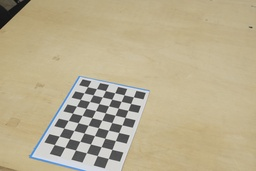
#> input picture Parte 11/Dataset4/im1.JPG, 256 x 171 px, shrunk from 1776 x 1184 before the run, given in place of im1.png, which was not available; the run also reads 1 picture not shown here
$ python lab3_atividade1.py
#> lines starting #> are read from the running program, lines starting #| are printed output that depends on the picture; after the words box and inside, x2 and y2 are one past the last pixel; in counts of white or black regions, pixels touching at a corner belong together; pictures that were not available may be replaced by others from this repository, and a replacement may not be noted
### lab03/visaoComputacional.py
import cv2
import numpy as np

# Limiarização global (conversao de imagem em escala de cinza para
# binaria). Algoritmo: compara cada pixel da imagem em escala de
# cinza com um limiar (definido pelo projetista). Se o valor do
# pixel na imagem em escala de cinza for maior do o limiar, na
# imagem binaria de saida eh atribuido a cor branca (255) no
# pixel correspondente. Caso contrario eh atruido preto (0).
# [154 lines left out: functions limiarizacao_global_1, limiarizacao_global_2, imhist, color2bin_1, color2bin_2, imresize and 1 more, not called in this run]


# Buffer simplificado para armazenar frames de vídeo
class videoBuffer:

    # [16 lines left out: functions __init__, insereFrame, not called in this run]

    def primeiroFrame(self):
        return self.buffer[:,:,self.inicio]

    def ultimoFrame(self):
        return self.buffer[:,:,self.final]

# [55 lines left out: functions gaussianKernel, escalaImagem, similaridade1, template_matching1, not called in this run]

def imreconstruction(Mask, Marker):

    # Operação morfológica de reconstrução
    num_pixels_brancos = 0
    kernel = np.ones((3,3), np.float32)

    # critério de parada: quando não houver mais alteração na imagem Marker
    while num_pixels_brancos != np.sum(Marker):
        num_pixels_brancos = np.sum(Marker)
        Marker = cv2.dilate(Marker, kernel, iterations=1)
        Marker = cv2.bitwise_and(Mask, Marker)

    return Marker

# [14 lines left out: function imfill, not called in this run]

def imclearboard(I):

    # imagem Marker
    Marker = I.copy()
    Marker[1:-1,1:-1] = 0

    I2 = imreconstruction(I, Marker)
    I3 = I - I2

    return I3

# [15 lines left out: function color_segmentation, not called in this run]


### lab03/lab3_atividade1.py
import cv2
from matplotlib import pyplot as plt
import numpy as np
import visaoComputacional as visco

# Parâmetros do código
imagem_entrada = './lab03/banco_de_imagens/im7.png'

def upq(I, p, q):

    c0 = centroide(I)
    xc, yc = c0

    y, x = np.where(I)

    momento_central = np.sum(((x-xc)**p) * ((y-yc)**q))

    return momento_central

def analisaRegioes(I):
    infoRegioes = []

    # rotulamento
    num_elem, I_labels = cv2.connectedComponents(I)

    for i in np.arange(1, num_elem):
        # dados do componente
        dados_do_componente = dict()

        # imagem do componente
        I_component = np.uint8(I_labels == i) * 255
        dados_do_componente['imagem'] = I_component

        # bounding box
        p0, p1 = bounding_box(I_component)
        dados_do_componente['bb_p0'] = p0
        dados_do_componente['bb_p1'] = p1

        # area
        m00 = mpq(I_component, 0, 0)
        dados_do_componente['area'] = m00

        # centroide
        c0 = centroide(I_component)
        dados_do_componente['centroide'] = c0

        # momentos centrais de segunda ordem
        u20 = upq(I_component, 2, 0)
        u02 = upq(I_component, 0, 2)
        u11 = upq(I_component, 1, 1)

        # Matriz de inércia da região
        J = np.array([[u20, u11], [u11, u02]])

        # Matriz de inércia da elipse equivalente
        m00 = mpq(I_component, 0, 0)
        Je = 4/m00 * J

        avalores, avetores = np.linalg.eig(Je)

        # raios da elipse
        raios = -np.sort(-np.sqrt(avalores))
        menor_raio = raios[0]
        maior_raio = raios[1]

        pos = np.argmax(avalores)

        vx = avetores[0, pos]
        vy = avetores[1, pos]

        orientacao = np.rad2deg(np.arctan2(vy, vx))

        dados_do_componente['razao_raios'] = menor_raio/maior_raio
        dados_do_componente['orientacao'] = orientacao

        # adiciona dicionario da lista infoRegioes
        infoRegioes.append(dados_do_componente.copy())

    return infoRegioes

def desenha_bounding_box(I, infoRegioes, color, thickness):
    num_regioes = len(infoRegioes)
    for i in np.arange(0, num_regioes):
        p0 = infoRegioes[i]['bb_p0']
        p1 = infoRegioes[i]['bb_p1']

        cv2.rectangle(I, p0, p1, color, thickness)

def desenha_centroide(I, infoRegioes, color, radius):
    num_regioes = len(infoRegioes)

    for i in np.arange(0, num_regioes):
        c0 = infoRegioes[i]['centroide']

        cv2.circle(I, np.int32(c0), radius, color, -1)

def bounding_box(I_component):
    y, x = np.where(I_component)

    ymin = np.min(y)
    xmin = np.min(x)
    ymax = np.max(y)
    xmax = np.max(x)

    p0 = np.array([xmin, ymin])
    p1 = np.array([xmax, ymax])

    return (p0, p1)

def mpq(I, p, q):
    y, x = np.where(I)

    mpq = np.sum((x ** p) * (y ** q))

    return mpq

def centroide(I):
    # calculo dos momentos
    m00 = mpq(I, 0, 0)
    m10 = mpq(I, 1, 0)
    m01 = mpq(I, 0, 1)

    # centroide
    xc = m10/m00
    yc = m01/m00

    c0 = np.array([xc, yc])

    return c0

# ----------------------------------------------------------
# Carregamento das imagens
I_reference = cv2.imread('./lab03/banco_de_imagens/im1.png')
#> I_reference is the input picture: shape (171, 256, 3); mean B, G, R 143, 173.5, 185
I_input = cv2.imread(imagem_entrada)
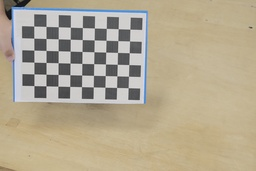
#> input picture Parte 11/Dataset4/im7.JPG, 256 x 171 px, shrunk from 1776 x 1184 before the run, given in place of im7.png, which was not available
#> I_input is the input picture: shape (171, 256, 3); mean B, G, R 144.6, 167.5, 178

plt.figure()
plt.imshow(cv2.cvtColor(I_input, cv2.COLOR_BGR2RGB))

# AJUSTE DA PERSPECTIVA

# Conversão das imagens coloridas para cinza
I_input_gray = cv2.cvtColor(I_input, cv2.COLOR_BGR2GRAY)
I_reference_gray = cv2.cvtColor(I_reference, cv2.COLOR_BGR2GRAY)
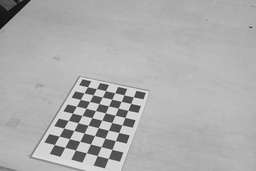
#> I_reference_gray: shape (171, 256); min 10, max 233, mean 173.5

# Limiarização inversa para separar a etiqueta do fundo
_, I_input_thresh = cv2.threshold(I_input_gray, 200, 255, cv2.THRESH_BINARY_INV)
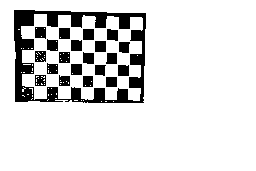
#> I_input_thresh: shape (171, 256); 86.7% white; 21 black regions, largest, box (x1, y1, x2, y2) and area: (14, 10, 146, 103) 3588, (83, 29, 94, 40) 121, (95, 41, 106, 52) 121
_, I_reference_thresh = cv2.threshold(I_reference_gray, 200, 255, cv2.THRESH_BINARY_INV)
#> I_reference_thresh: shape (171, 256); 91.9% white; 21 black regions, largest, box (x1, y1, x2, y2) and area: (32, 77, 149, 171) 2188, (98, 148, 112, 158) 91, (77, 142, 90, 153) 90

# Análise das características de região
info_input = analisaRegioes(I_input_thresh)
#> in analisaRegioes, `num_elem, I_labels = cv2.connectedComponents(I)`:
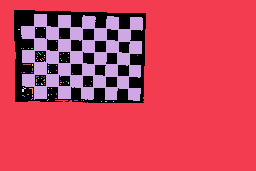
#> I_labels: shape (171, 256) int32; 84 distinct labels, from 0 to 83; one colour per label, 0 black
#> in analisaRegioes, `num_elem, I_labels = cv2.connectedComponents(I)`: num_elem = 84
#> the loop in analisaRegioes, `for i in np.arange(1, num_elem):` made 83 passes
#> (ymin in bounding_box, xmin in bounding_box, ymax in bounding_box, xmax in bounding_box) on passes 4 to 6: (28, 36, 28, 36), (28, 44, 28, 44), (36, 41, 36, 41)
#> (ymin in bounding_box, xmin in bounding_box, ymax in bounding_box, xmax in bounding_box, p1) on pass 1: (0, 0, 170, 255, [255, 170])
#> pass 1, in analisaRegioes, `I_component = np.uint8(I_labels == i) * 255`:
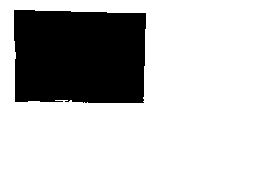
#> I_component: shape (171, 256); 73.1% white; 1 black region, box (x1, y1, x2, y2) and area: (14, 10, 146, 103) 11766
#> after the loop in analisaRegioes, `for i in np.arange(1, num_elem):`: I_component: shape (171, 256); 0% white in thin lines or dots, all inside (x1, y1, x2, y2) = (113, 101, 114, 102)

# Ajuste do ângulo da etiqueta
n_linhas, n_colunas, _ = I_input.shape

# Orientar a imagem de forma que o ângulo da etiqueta seja 0.15 graus
theta = -info_input[0]['orientacao'] - 0.15
theta_rad = np.deg2rad(theta)
dx = n_linhas*np.sin(theta_rad)
A = np.array([[np.cos(theta_rad),-np.sin(theta_rad),dx], \
              [np.sin(theta_rad),np.cos(theta_rad),0]], \
              np.float32)
n_linhas_final = int(n_colunas*np.sin(theta_rad) + n_linhas*np.cos(theta_rad))
n_colunas_final = int(n_linhas*np.sin(theta_rad) + n_colunas*np.cos(theta_rad))
I_input = cv2.warpAffine(I_input, A, (n_colunas_final, n_linhas_final))
#> I_input: shape (220, 286, 3)

# Redimensionar a imagem para o tamanho original
x1, y1 = np.abs(int((n_colunas_final-n_colunas)/2)), np.abs(int((n_linhas_final-n_linhas)/2))
x2, y2 = int(n_colunas_final-x1), int(n_linhas_final-y1)
I_input = I_input[y1:y2, x1:x2]
#> I_input: shape (172, 256, 3)

# Ajuste de perspectiva usando o detector e descritor SIFT
# Instancia o detector e descritor SIFT
sift = cv2.SIFT_create()

# Acha os pontos de interesses e seus descritores das imagens de referência e entrada
kp_reference, desc_reference = sift.detectAndCompute(I_reference, None)
kp_input, desc_input = sift.detectAndCompute(I_input, None)

# Cria objeto BFMatcher
bf = cv2.BFMatcher(cv2.NORM_L2, crossCheck=False)

# Executa o match entre os descritores da imagem de referência e de entrada
matches = bf.match(desc_input, desc_reference)

# Ordena os matches pela menor distância
matches = sorted(matches, key = lambda x:x.distance)
N = len(matches)

# Obter matriz de homografia que mapeia a imagem de entrada na imagem de referência
src_pts = np.zeros((N, 1, 2), np.float32)
dst_pts = np.zeros((N, 1, 2), np.float32)

for i, match in enumerate(matches):
    src_pts[i] = np.float32(kp_input[match.queryIdx].pt).reshape(-1, 1, 2)
    dst_pts[i] = np.float32(kp_reference[match.trainIdx].pt).reshape(-1, 1, 2)

# Matriz de homografia
M, mask = cv2.findHomography(src_pts, dst_pts, method=cv2.RANSAC)

height, width, _ = I_reference.shape

I_ajusted_input = cv2.warpPerspective(I_input, M, (width, height))
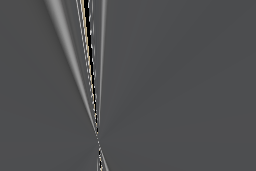
#> I_ajusted_input: shape (171, 256, 3); mean B, G, R 81.2, 79.7, 79.1

# Leitura do texto
# --- 1. Extrair os Templates das Letras ---
def carregar_e_processar_imagem(caminho_arquivo):
    """Carrega uma imagem, converte para cinza e binariza."""
    img_color = cv2.imread(caminho_arquivo)
    if img_color is None:
        raise FileNotFoundError(f"Erro: Não foi possível carregar a imagem '{caminho_arquivo}'. Verifique o caminho.")
    img_gray = cv2.cvtColor(img_color, cv2.COLOR_BGR2GRAY)
    _, img_thresh = cv2.threshold(img_gray, 127, 255, cv2.THRESH_BINARY_INV)
    return img_color, img_thresh

caminho_template = './lab03/banco_de_imagens/template_letras.png'
_, template_thresh = carregar_e_processar_imagem(caminho_template)

# Criação do alfabeto
contours_template, _ = cv2.findContours(template_thresh, cv2.RETR_EXTERNAL, cv2.CHAIN_APPROX_SIMPLE)
alphabet = "ABCDEFGHIJKLMNOPQRSTUVXZW"
templates = {}
contours_template = sorted(contours_template, key=lambda c: cv2.boundingRect(c)[0])

if len(contours_template) != len(alphabet):
    print(f"Aviso: Encontrados {len(contours_template)} contornos no template, mas o alfabeto tem {len(alphabet)} letras.")

# Isolamento da região de interesse das letras
for i, contour in enumerate(contours_template):
    if i >= len(alphabet):
        break
    (x, y, w, h) = cv2.boundingRect(contour)
    letter_roi = template_thresh[y:y+h, x:x+w]
    letter_roi = cv2.resize(letter_roi, (50, 50))
    templates[alphabet[i]] = letter_roi
#> this loop made 25 passes
#> contour on pass 9: [[85, 4], [85, 10]]


# --- 2. Reconhecer os Caracteres na Imagem de Origem ---

# Leitura e tratamento da imagem lida
source_img_color = I_ajusted_input
source_img_gray = cv2.cvtColor(source_img_color, cv2.COLOR_BGR2GRAY)
_, source_thresh = cv2.threshold(source_img_gray, 127, 255, cv2.THRESH_BINARY_INV)
#> source_thresh: shape (171, 256); 97.1% white; 49 black regions (44 under 20 px), largest, box (x1, y1, x2, y2) and area: (50, 0, 94, 127) 608, (80, 0, 95, 111) 252, (100, 0, 105, 99) 148, (101, 151, 108, 171) 27, (76, 0, 80, 21) 22
source_thresh = visco.imclearboard(source_thresh)
#> in imclearboard, `Marker[1:-1,1:-1] = 0`: Marker: shape (171, 256); 1.9% white in thin lines or dots
#> the loop in imreconstruction, `while num_pixels_brancos != np.sum(Marker):` made 86 passes
#> pass 2, in imreconstruction, `Marker = cv2.dilate(Marker, kernel, iterations=1)`:
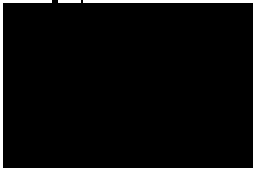
#> Marker: shape (171, 256); 5.7% white; 2 white regions, box (x1, y1, x2, y2) and area: (0, 0, 256, 171) 2433, (58, 0, 81, 3) 69
#> in imclearboard, `I3 = I - I2`: I3: shape (171, 256); 0% white in thin lines or dots, all inside (x1, y1, x2, y2) = (81, 2, 82, 3)

contours_source, _ = cv2.findContours(source_thresh, cv2.RETR_EXTERNAL, cv2.CHAIN_APPROX_SIMPLE)

found_chars = []
for contour in contours_source:
    (x, y, w, h) = cv2.boundingRect(contour)
    if w > 5 and h > 10 and w < 150:
        char_roi = source_thresh[y:y+h, x:x+w]
        found_chars.append({"box": (x, y, w, h), "roi": char_roi})
#> this loop made 1 pass
#> contour on pass 1: [[81, 2]]

found_chars.sort(key=lambda c: (c["box"][1] // 50 * 50, c["box"][0]))


# --- 3. Fazer o "Match" e Reconstruir o Texto ---

recognized_text = ""
last_box = None

for char_info in found_chars:
    box = char_info["box"]
    char_roi = char_info["roi"]
    x, y, w, h = box

    if last_box is not None:
        last_x, last_y, last_w, last_h = last_box

        if y > last_y + last_h:
            recognized_text += "\n"
        else:
            gap = x - (last_x + last_w)
            if gap > (last_h * 0.4):
                recognized_text += " "

    char_roi_resized = cv2.resize(char_roi, (50, 50))

    is_colon_dot = (w < 15 and h < 20 and 0.5 < w/float(h) < 1.5)
    is_frame = (h/float(w) > 10)

    if is_colon_dot or is_frame:
        continue # Ignora os dois-pontos e as barras do contornos
    else:
        scores = []
        for letter, template_roi in templates.items():
            result = cv2.matchTemplate(char_roi_resized, template_roi, cv2.TM_SQDIFF_NORMED)
            (_, score, _, _) = cv2.minMaxLoc(result)
            scores.append((score, letter))

        best_match = sorted(scores, key=lambda s: s[0])[0]
        recognized_text += best_match[1]

    last_box = box
#> this loop made 0 passes

# --- Saída Final ---
print(recognized_text)

# --- 4. Visualização dos Resultados ---
img_with_boxes = source_img_color.copy()
for char_info in found_chars:
    (x, y, w, h) = char_info["box"]
    is_colon_dot = (w < 15 and h < 20 and 0.5 < w/float(h) < 1.5)
    is_frame = (h/float(w) > 10)
    if is_colon_dot or is_frame:
        continue
    cv2.rectangle(img_with_boxes, (x, y), (x + w, y + h), (0, 255, 0), 2)

plt.figure(figsize=(10, 5))
plt.imshow(cv2.cvtColor(img_with_boxes, cv2.COLOR_BGR2RGB))
plt.title("Caracteres Detectados (Dois-pontos ignorados)")
plt.axis('off')

plt.show()
